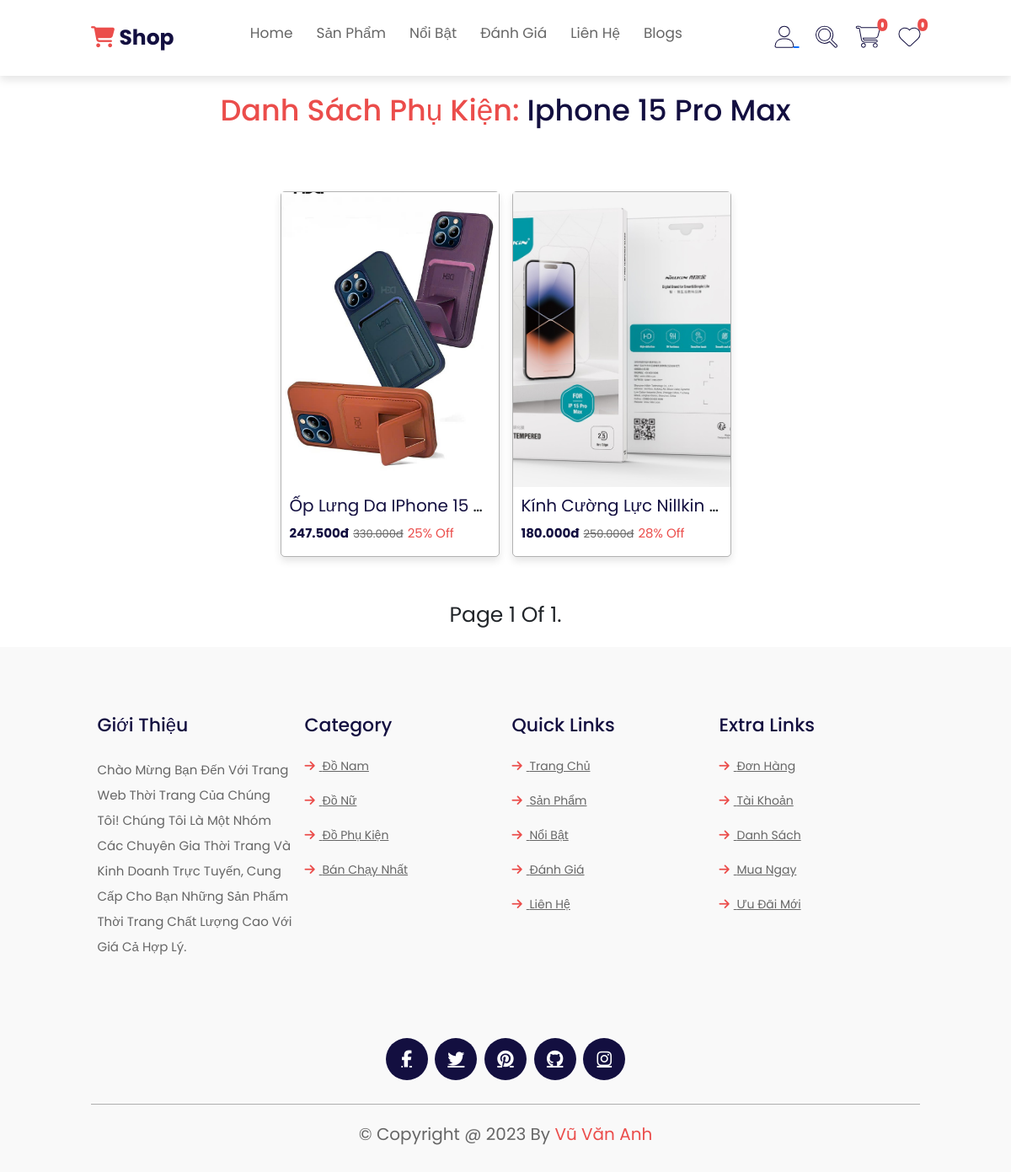
The page /product/category/1 on the database its author committed.
### WebApp/models.py (models this page shows)
class Categories(models.Model):
    CategoryName = models.CharField(max_length=100)
    ParentCategoryID = models.ForeignKey(
        ParentCategories, on_delete=models.CASCADE, related_name="categories"
    )

class Accessories(models.Model):
    Name = models.CharField(max_length=100)
    Price = models.BigIntegerField()
    Discount = models.IntegerField()
    Image = models.ImageField(upload_to='static/images/product/')
    Description = models.CharField(max_length=255)
    CategoryID = models.ForeignKey(
        Categories, on_delete=models.CASCADE, related_name="accessories"
    )

### WebApp/views.py (the view)
def productByCategory(request, categories_id=None):
    category = Categories.objects.filter(id=categories_id).first()
    accessories_list = Accessories.objects.filter(CategoryID__id=categories_id)
    paginator = Paginator(accessories_list, 4)
    page_number = request.GET.get("page")
    page_obj = paginator.get_page(page_number)
    parent_categories = ParentCategories.objects.prefetch_related("categories").all()
    data = {
        "accessories": page_obj,
        "parent_categories": parent_categories,
        "category": category,
    }
    return render(request, "pages/productByCategory.html", data)

### WebApp/templatetags/custom_filters.py (called while the page is built)
@register.filter
def format_currency(value):
    try:
        numeric_value = int(value)
        return f"{numeric_value:,.0f}đ".replace(",", ".")
    except ValueError:
        return value

@register.filter
def format_discounted_price(price, discount):
    try:
        discounted_price = price * (100 - discount) / 100
        return f"{discounted_price:,.0f}đ".replace(",", ".")
    except (ValueError, TypeError):
        return price

### WebApp/templates/pages/productByCategory.html (shortened to what this page needs)
{% extends "layouts/userLayout.html" %}
{% load static %}
{% load custom_filters %}
{% block content %}
<section class="products" id="products">
    <h1 class="heading mt-5"><span>Danh sách phụ kiện: </span>
        {{ category.CategoryName }}
    </h1>
    <div class="container" id="product-list" style="display: flex;">
        {% for acc in accessories %}
        <div class="col-md-auto box">
            <div class="image">
                <img src="/static/images/product/{{acc.Image.url}}" title="/static/images/product/{{acc.Image.url}}">
            </div>
            <div class="content">
                <h3 class="title-name text-truncate">
                    <a href="{% url 'productDetail' acc.id %}" data-bs-toggle="tooltip" title="{{ acc.Name }}">
                        {{ acc.Name }}
                    </a>
                </h3>
                <div class="box-price">
                    <div class="price">{{ acc.Price|format_discounted_price:acc.Discount }}</div>
                    <div class="cut">{{ acc.Price|format_currency }}</div>
                    <div class="offer">{{ acc.Discount }}% off</div>
                </div>
            </div>
        </div>
        {% endfor %}
    </div>
    <div class="pagination justify-content-center fs-1">
        <span class="step-links">
            <span class="current">
                Page {{ accessories.number }} of {{ accessories.paginator.num_pages }}.
            </span>
        </span>
    </div>
</section>
{% endblock %}

### static/style.css (style rules this page uses)
* { font-family: "Poppins", sans-serif; margin: 0; padding: 0; box-sizing: border-box; outline: none; border: none; text-decoration: none; text-transform: capitalize; transition: 0.2s linear; }
html { font-size: 62.5%; scroll-behavior: smooth; scroll-padding-top: 7rem; overflow-x: hidden; }
section { padding: 2rem 9%; }
.heading { font-size: 3.5rem; color: #130f40; padding-bottom: 2rem; text-align: center; }
.heading span { color: #eb4d4b; }
.container { display: flex; flex-wrap: wrap; gap: 1.5rem; padding-top: 5rem; padding-bottom: 5rem; justify-content: center; }
.products .container .box { width: 26rem; border-radius: 0.5rem; position: relative; -webkit-box-shadow: 0 0.5rem 1rem rgba(0, 0, 0, 0.1); box-shadow: 0 0.5rem 1rem rgba(0, 0, 0, 0.1); border: 0.1rem solid rgba(0, 0, 0, 0.3); }
.products .container .box .image { height: 35rem; width: 100%; overflow: hidden; }
.products .container .box .image img { height: 100%; width: 100%; -o-object-fit: cover; object-fit: cover; }
.products .container .box .content { padding: 1rem; }
.products .container .box .content h3 a { font-size: 2rem; color: #130f40; font-weight: normal; text-decoration: none; }
.products .container .box .content .box-price { padding: 0.5rem 0; display: -webkit-box; display: -ms-flexbox; display: flex; gap: 0.5rem; -webkit-box-align: center; -ms-flex-align: center; align-items: center; }
.products .container .box .content .box-price .price { font-size: 1.5rem; font-weight: bolder; color: #130f40; }
.products .container .box .content .box-price .cut { font-size: 1.3rem; text-decoration: line-through; color: #666; }
.products .container .box .content .box-price .offer { font-size: 1.5rem; color: #eb4d4b; }

### static/product_details.css (style rules this page uses)
.products { padding: 8rem 9% 2rem 9%; }
.products .container { display: unset; }

### rows shown on the page
Categories: CategoryName "Iphone 15 Pro Max"
Accessories: Image (picture), Name "Ốp Lưng Da IPhone 15…", Price "247.500đ", Price "330.000đ", Discount "25"
Accessories: Image (picture), Name "Kính Cường Lực Nillkin…", Price "180.000đ", Price "250.000đ", Discount "28"

### other values the page prints
{{ accessories.number }} "1"
{{ accessories.paginator.num_pages }} "1"
